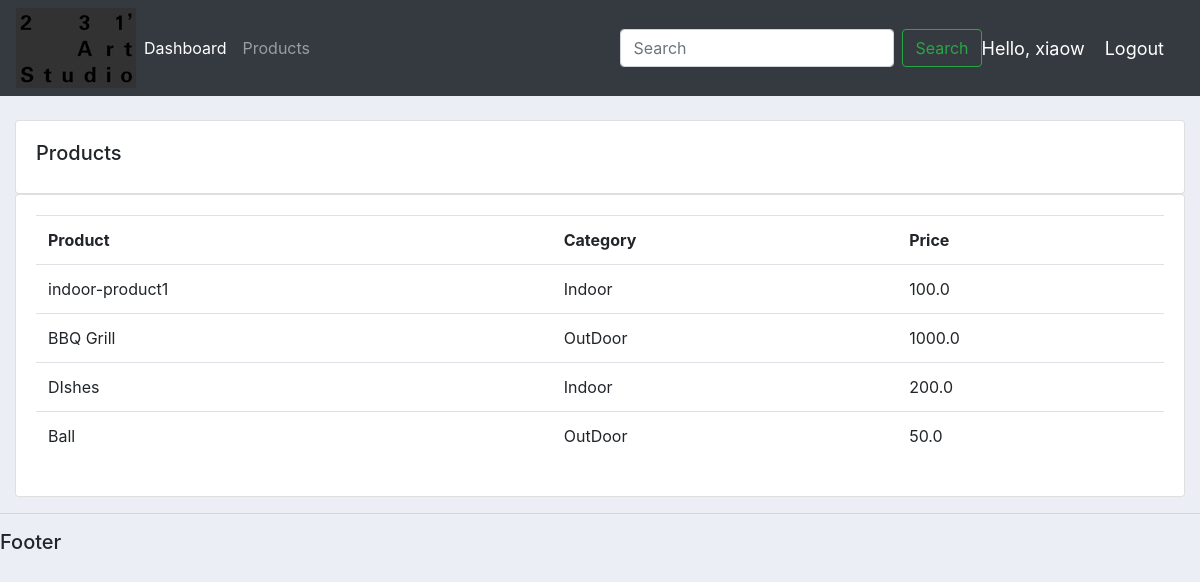
Screenshot of /products/ (signed in) with the database file from the repository.
### accounts/models.py (models this page shows, shortened)
class Product(models.Model):
	CATEGORY = (
		('Indoor', 'Indoor'),
		('OutDoor', 'OutDoor'),
		)
	name = models.CharField(max_length=200, null=True)
	price = models.FloatField(null=True)
	category = models.CharField(max_length=200, null=True, choices=CATEGORY)
	description = models.CharField(max_length=200, null=True, blank = True)
	date_created = models.DateTimeField(auto_now_add=True, null=True)
	tags = models.ManyToManyField(Tag)

### accounts/decorators.py (the view)
		def wrapper_func(request, *args, **kwargs):
			group = None
			if request.user.groups.exists():
				group = request.user.groups.all()[0].name
			if group in allowed_roles:
				return view_func(request, *args, **kwargs)
			else:
				return HttpResponse("You are not authorized to view this page. ")

### accounts/views.py (called while the page is built)
@login_required(login_url='login')
@allowed_users(allowed_roles =['admin'])
def products(request):
	products = Product.objects.all()
	return render(request, "accounts/products.html", {'products':products})

### accounts/templates/accounts/products.html
{% extends 'accounts/main.html' %}
{% block content %}
		<br>
		<div class="row">
			<div class="col-md">
				<div class="card card-body">
					<h5>Products</h5>
				</div>
				<div class="card card-body">
					<table class = "table">
						<tr>
							<th>Product</th>
							<th>Category</th>
							<th>Price</th>
						</tr>
						{% for i in products %}
							<tr>
								<td>{{i.name}}</td>
								<td>{{i.category}}</td>
								<td>{{i.price}}</td>
							</tr>
						{% endfor %}
					</table>
				</div>
			</div>
		</div>
{% endblock %}

### accounts/templates/accounts/navbar.html (shortened to what this page needs)
{% load static %}
<nav class="navbar navbar-expand-lg navbar-dark bg-dark">
  <img src="{% static 'images_files/logo_test.PNG' %}">
  <div class="collapse navbar-collapse" id="navbarSupportedContent">
    <ul class="navbar-nav mr-auto">
      {% if request.user.is_staff %}
      <li class="nav-item active">
        <a class="nav-link" href="{% url 'home' %}">Dashboard </a>
      </li>
      <li class="nav-item">
        <a class="nav-link" href="{% url 'products' %}">Products</a>
      </li>
      {% endif %}
    </ul>
    <form class="form-inline my-2 my-lg-0">
      <input class="form-control mr-sm-2" type="search" placeholder="Search" aria-label="Search">
      <button class="btn btn-outline-success my-2 my-sm-0" type="submit">Search</button>
    </form>
  </div>
  <span class="hello-msg">Hello, {{request.user}}</span>
  <span><a class="hello-msg" href="{% url 'logout' %}">Logout</a></span>
</nav>

### static/css_files/main.css (style rules this page uses)
body { background-color: #ebeff5; }

### accounts/templates/accounts/navbar.html (style rules this page uses)
.hello-msg { font-size: 18px; color: #fff; margin-right: 20px; }

### rows the page displays
Product: name "indoor-product1", category "Indoor", price "100.0"
Product: name "BBQ Grill", category "OutDoor", price "1000.0"
Product: name "DIshes", category "Indoor", price "200.0"
Product: name "Ball", category "OutDoor", price "50.0"

### other values shown
{{ request.user }} "xiaow"
